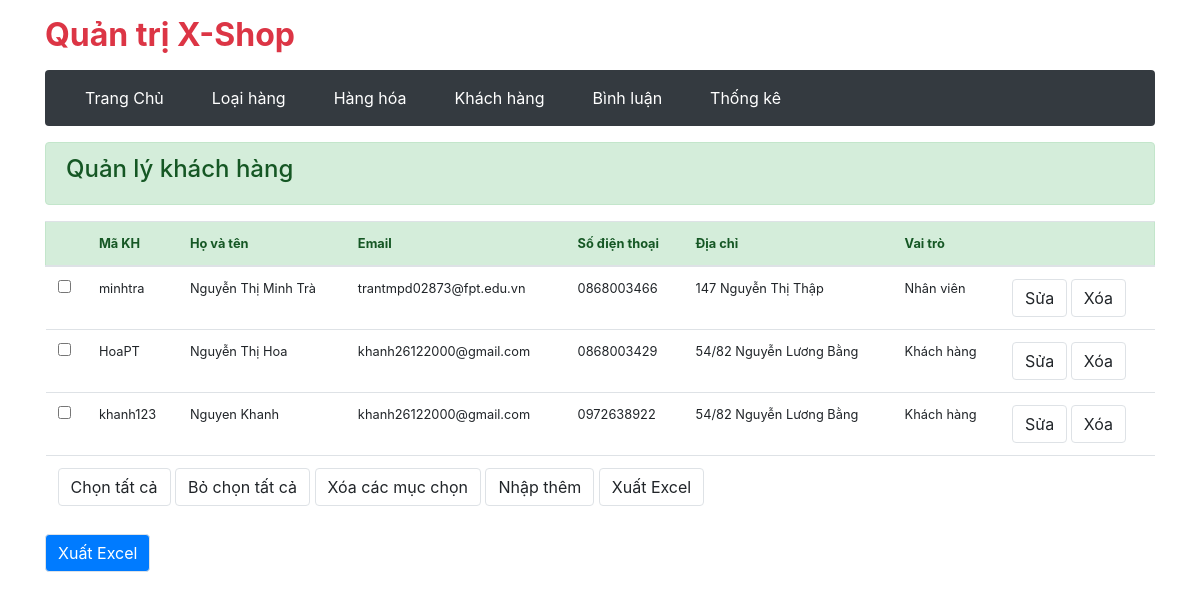
/admin/member/index.php?btn-list (signed in), run on an earlier commit of the app's database.
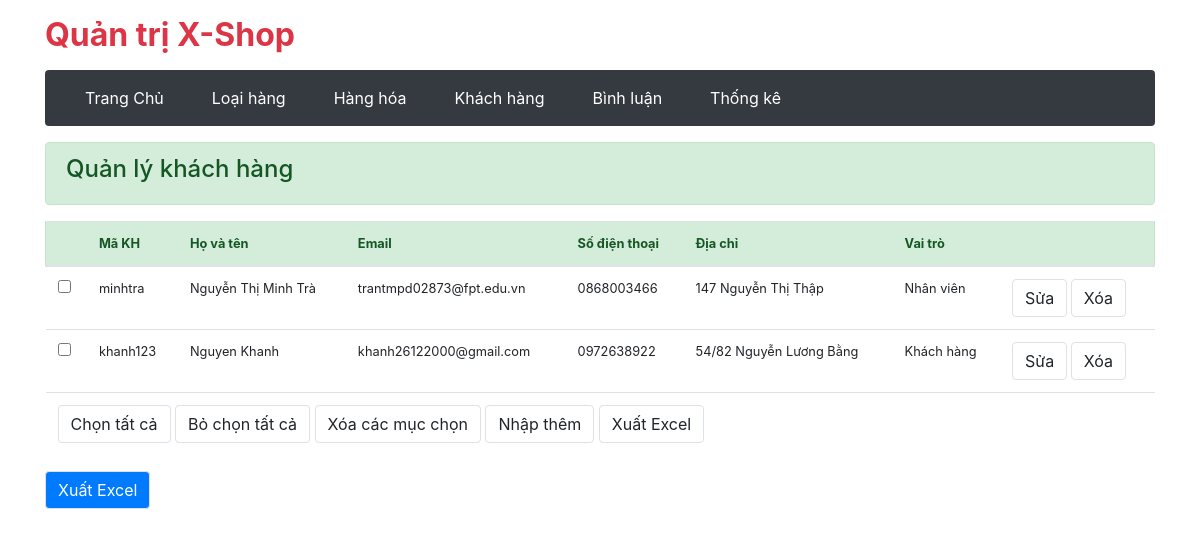
And on a later commit of the database.
### tables this page shows
CREATE TABLE `khach_hang` (
  `ma_kh` varchar(20) NOT NULL,
  `mat_khau` varchar(50) NOT NULL,
  `ho_ten` varchar(50) NOT NULL,
  `email` varchar(50) NOT NULL,
  `hinh_kh` varchar(50) NOT NULL,
  `so_dt` varchar(11) NOT NULL,
  `dia_chi` varchar(200) NOT NULL,
  `vai_tro` int(1) NOT NULL
);

### admin/member/index.php (called while the page is built, shortened)
<?php
    require '../../gobal.php';
    require '../../dao/functionMember.php';
    extract($_REQUEST);
    if(isset($_POST['btn-insert'])){
        $vai_tro = isset($vai_tro) ? $vai_tro : 0;
        $hinh = save_file("hinh", "$IMAGE_DIR");
        $hinh_kh = strlen($hinh) > 0 ? $hinh : 'user.png';
        addNewMember($ma_kh, $mat_khau , $ho_ten, $email, $hinh_kh, $so_dt, $dia_chi, $vai_tro);
        $view_name = 'addMember.php';
        $MESSAGE = 'Thêm thành viên thành công';
    }
    else if(array_key_exists('btn-list', $_REQUEST)){
        $members = selectMember();
    }
    require "../layout.php";

### dao/functionMember.php (called while the page is built, shortened)
<?php
    require_once 'database.php';
    function selectMember()
    {
        global $conn;
        $select = "SELECT * FROM khach_hang WHERE vai_tro != '3'  ORDER BY vai_tro DESC";
        return  $conn->query($select);
    }

### admin/member/listMember.php (the view, shortened to what this page needs)
<div class="alert alert-success mt-3">
  <h4>Quản lý khách hàng</h4>
</div>
<form action="index.php" method="post" class="mt-3">
  <table class="table">
    <thead class="alert alert-success small">
      <tr>
        <th scope="col"></th>
        <th scope="col">Mã KH</th>
        <th scope="col">Họ và tên</th>
        <th scope="col">Email</th>
        <th scope="col">Số điện thoại</th>
        <th scope="col">Địa chỉ</th>
        <th scope="col">Vai trò</th>
        <th scope="col"></th>
      </tr>
    </thead>
    <tbody class="small">
      <?php foreach ($members as $member) : ?>
        <?php
          if ($member['vai_tro'] == 3) {
            $vai_tro = 'Quản lý';
          } else if ($member['vai_tro'] == 1) {
            $vai_tro = 'Nhân viên';
          } else {
            $vai_tro = 'Khách hàng';
          }
          ?>
        <tr>
          <th><input type="checkbox" name="ma_kh[]" value="<?= $member['ma_kh'] ?>"></th>
          <td><?= $member['ma_kh'] ?></td>
          <td><?= $member['ho_ten'] ?></td>
          <td><?= $member['email'] ?></td>
          <td><?= $member['so_dt'] ?></td>
          <td><?= $member['dia_chi'] ?></td>
          <td><?= $vai_tro ?></td>
          <td>
            <a href="index.php?btn-edit&ma_kh=<?= $member['ma_kh'] ?>" class="btn btn-default border">Sửa</a>
            <a href="index.php?btn-delete&ma_kh=<?= $member['ma_kh'] ?>" class="btn btn-default border">Xóa</a>
          </td>
        </tr>
      <?php endforeach ?>
    </tbody>
    <tfoot>
      <tr>
        <td colspan="8">
          <button id="check-all" type="button" class="btn btn-default border">Chọn tất cả</button>
          <button id="clear-all" type="button" class="btn btn-default border">Bỏ chọn tất cả</button>
          <button id="btn-delete" name="btn-delete" class="btn btn-default border">Xóa các mục chọn</button>
          <a href="index.php" class="btn btn-default border">Nhập thêm</a>
          <input type="submit" name="export" value="Xuất Excel" class="btn btn-default border">
        </td>
      </tr>
    </tfoot>
  </table>
</form>
<form action="export.php" method="POST">
    <div class="form-group">
        <input type="submit" name="export" value="Xuất Excel" class="btn btn-primary border">
    </div>
</form>

What changed in the data, as far as the page shows it:
removed khach_hang: ma_kh "HoaPT", ho_ten "Nguyễn Thị Hoa", email "khanh26122000@gmail.com", so_dt "0868003429", dia_chi "54/82 Nguyễn Lương Bằng", vai_tro "Khách hàng"
